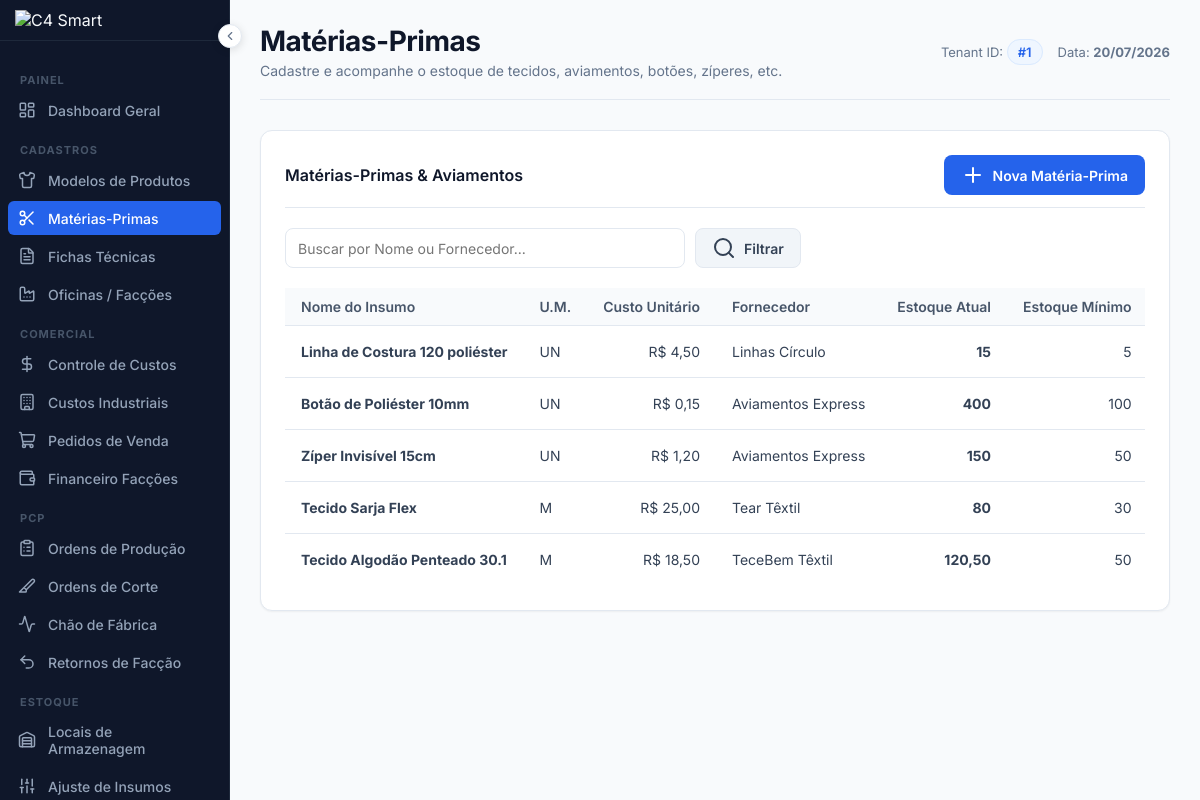
The page /materias (signed in) on the database its author committed.
### tables this page shows
CREATE TABLE IF NOT EXISTS `materias_primas` (
  `id` INT AUTO_INCREMENT PRIMARY KEY,
  `tenant_id` INT NOT NULL,
  `nome` VARCHAR(255) NOT NULL,
  `unidade_medida` VARCHAR(20) NOT NULL DEFAULT 'M',
  `custo_unitario` DECIMAL(10, 4) NOT NULL DEFAULT 0.0000,
  `fornecedor` VARCHAR(255) NULL,
  `estoque_atual` DECIMAL(10, 2) NOT NULL DEFAULT 0.00,
  `estoque_minimo` DECIMAL(10, 2) NOT NULL DEFAULT 0.00,
  `criado_em` TIMESTAMP DEFAULT CURRENT_TIMESTAMP,
  CONSTRAINT `fk_materias_tenant` FOREIGN KEY (`tenant_id`) REFERENCES `tenants` (`id`) ON DELETE CASCADE,
  INDEX `idx_materias_tenant` (`tenant_id`)
);

### app/Views/materias/index.php (the view, shortened to what the rows shown need)
<?php require __DIR__ . '/../layouts/header.php'; ?>
<div class="card-box">
    <div class="table-responsive">
        <table class="table-custom">
            <thead>
                <tr>
                    <th>Nome do Insumo</th>
                    <th>U.M.</th>
                    <th class="text-right">Custo Unitário</th>
                    <th>Fornecedor</th>
                    <th class="text-right">Estoque Atual</th>
                    <th class="text-right">Estoque Mínimo</th>
                </tr>
            </thead>
            <tbody>
                <?php if (empty($itens)): ?>
                    <tr>
                        <td colspan="8" class="empty-state">
                            <i data-lucide="scissors" style="width:32px;height:32px;"></i>
                            <p>Nenhuma matéria-prima cadastrada.</p>
                        </td>
                    </tr>
                <?php else: ?>
                    <?php foreach ($itens as $item): ?>
                        <?php
                        $alertaEstoque = $item['estoque_atual'] <= $item['estoque_minimo'];
                        ?>
                        <tr class="<?= $alertaEstoque ? 'alert-row' : '' ?>">
                            <td>
                                <strong><?= htmlspecialchars($item['nome']) ?></strong>
                            </td>
                            <td><?= htmlspecialchars($item['unidade_medida']) ?></td>
                            <td class="text-right">R$ <?= number_format($item['custo_unitario'], 2, ',', '.') ?></td>
                            <td><?= htmlspecialchars($item['fornecedor'] ?: 'N/D') ?></td>
                            <td class="text-right" style="font-weight: 700; color: <?= $alertaEstoque ? 'var(--danger)' : '#334155' ?>;">
                                <?= ($item['estoque_atual'] == (int)$item['estoque_atual']) ? number_format($item['estoque_atual'], 0, ',', '.') : number_format($item['estoque_atual'], 2, ',', '.') ?>
                            </td>
                            <td class="text-right"><?= ($item['estoque_minimo'] == (int)$item['estoque_minimo']) ? number_format($item['estoque_minimo'], 0, ',', '.') : number_format($item['estoque_minimo'], 2, ',', '.') ?></td>
                        </tr>
                    <?php endforeach; ?>
                <?php endif; ?>
            </tbody>
        </table>
    </div>
</div>
<?php require __DIR__ . '/../layouts/footer.php'; ?>

### rows shown on the page
materias_primas: nome "Linha de Costura 120 poliéster", unidade_medida "UN", custo_unitario "4,50", fornecedor "Linhas Círculo", estoque_atual "15", estoque_minimo "5"
materias_primas: nome "Botão de Poliéster 10mm", unidade_medida "UN", custo_unitario "0,15", fornecedor "Aviamentos Express", estoque_atual "400", estoque_minimo "100"
materias_primas: nome "Zíper Invisível 15cm", unidade_medida "UN", custo_unitario "1,20", fornecedor "Aviamentos Express", estoque_atual "150", estoque_minimo "50"
materias_primas: nome "Tecido Sarja Flex", unidade_medida "M", custo_unitario "25,00", fornecedor "Tear Têxtil", estoque_atual "80", estoque_minimo "30"
materias_primas: nome "Tecido Algodão Penteado 30.1", unidade_medida "M", custo_unitario "18,50", fornecedor "TeceBem Têxtil", estoque_atual "120,50", estoque_minimo "50"

### other values the page prints
$title "Matérias-Primas"
$subtitle "Cadastre e acompanhe o estoque de tecidos, aviamentos, botões, zíperes, etc."
$_SESSION['tenant_id'] "1"
